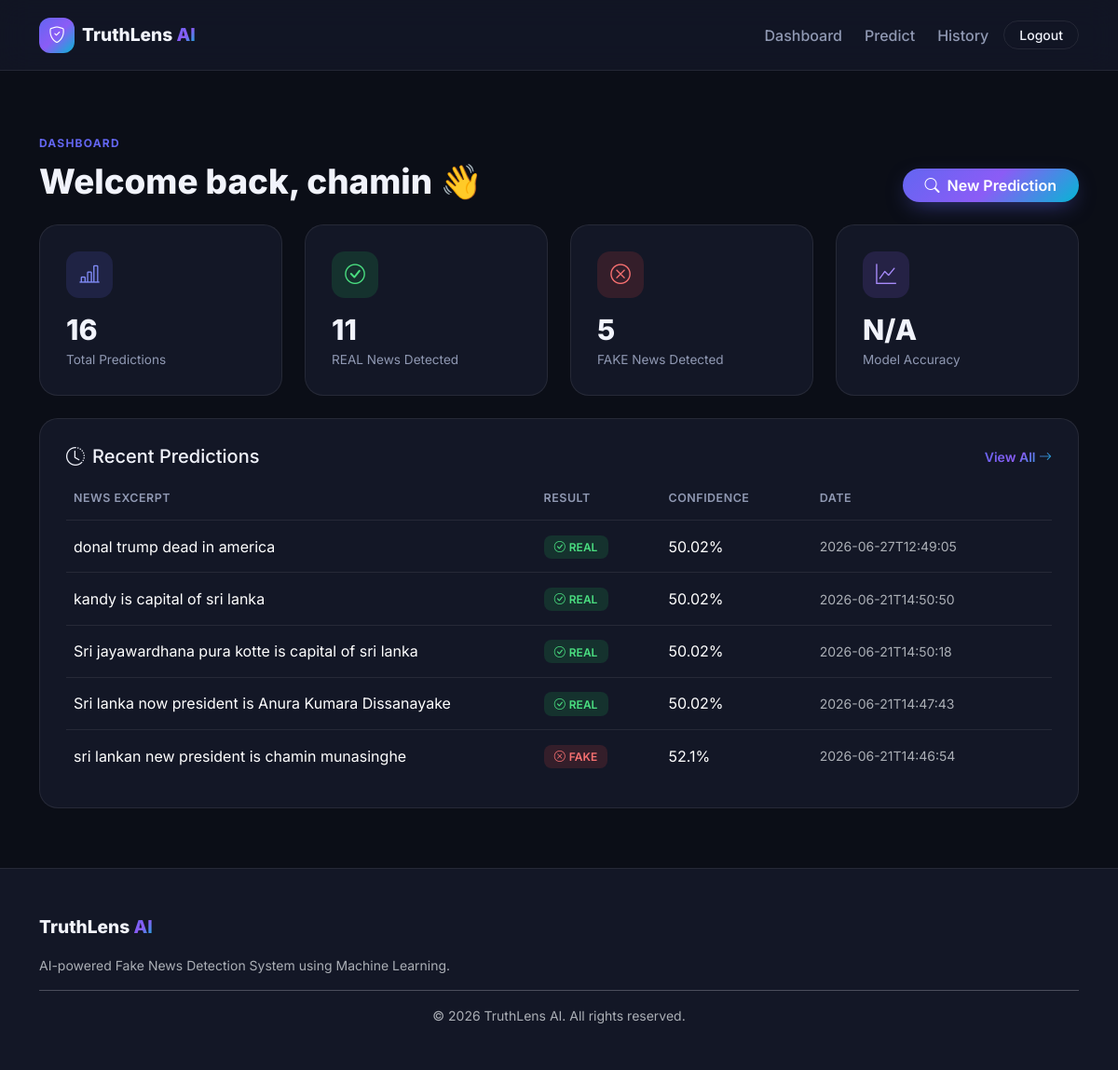
/dashboard (signed in), run on the app's committed database.
### tables this page shows
CREATE TABLE predictions (
            id INTEGER PRIMARY KEY AUTOINCREMENT,
            user_id INTEGER NOT NULL,
            news_text TEXT NOT NULL,
            prediction TEXT NOT NULL,
            confidence REAL NOT NULL,
            created_at TEXT NOT NULL,
            FOREIGN KEY (user_id) REFERENCES users (id)
        );

### app.py (the view)
@app.route("/dashboard")
@login_required
def dashboard():
    try:
        db = get_db()
        cursor = db.cursor()
        user_id = session["user_id"]
        cursor.execute("SELECT COUNT(*) AS total FROM predictions WHERE user_id = ?", (user_id,))
        total_predictions = cursor.fetchone()["total"]
        cursor.execute(
            "SELECT COUNT(*) AS cnt FROM predictions WHERE user_id = ? AND prediction = 'REAL'",
            (user_id,),
        )
        real_count = cursor.fetchone()["cnt"]
        cursor.execute(
            "SELECT COUNT(*) AS cnt FROM predictions WHERE user_id = ? AND prediction = 'FAKE'",
            (user_id,),
        )
        fake_count = cursor.fetchone()["cnt"]
        cursor.execute(
            """SELECT * FROM predictions WHERE user_id = ?
               ORDER BY created_at DESC LIMIT 5""",
            (user_id,),
        )
        recent_predictions = cursor.fetchall()
        model_accuracy = model_metrics.get("accuracy")
        model_accuracy_display = (
            f"{model_accuracy * 100:.2f}%" if model_accuracy is not None else "N/A"
        )
        return render_template(
            "dashboard.html",
            total_predictions=total_predictions,
            real_count=real_count,
            fake_count=fake_count,
            model_accuracy=model_accuracy_display,
            recent_predictions=recent_predictions,
        )
    except sqlite3.Error as e:
        flash(f"Database error occurred: {e}", "danger")
        return render_template(
            "dashboard.html",
            total_predictions=0,
            real_count=0,
            fake_count=0,
            model_accuracy="N/A",
            recent_predictions=[],
        )

### app.py (called while the page is built)
def get_db():
    if "db" not in g:
        g.db = sqlite3.connect(DATABASE)
        g.db.row_factory = sqlite3.Row
    return g.db

def login_required(view_func):
    @wraps(view_func)
    def wrapped(*args, **kwargs):
        if "user_id" not in session:
            flash("Please log in to access this page.", "warning")
            return redirect(url_for("login"))
        return view_func(*args, **kwargs)
    return wrapped

### templates/dashboard.html (shortened to what this page needs)
{% extends "base.html" %}
{% block content %}
<section class="page-section">
    <div class="container">
        <div class="d-flex flex-wrap justify-content-between align-items-end mb-4" data-animate="fade-up">
            <div>
                <span class="section-tag">DASHBOARD</span>
                <h2 class="section-title mb-0">Welcome back, {{ session.get('username') }} 👋</h2>
            </div>
            <a href="{{ url_for('predict') }}" class="btn btn-gradient rounded-pill px-4 mt-2">
                <i class="bi bi-search me-2"></i>New Prediction
            </a>
        </div>
        <div class="row g-4 mb-4">
            <div class="col-md-6 col-lg-3" data-animate="fade-up" data-delay="0">
                <div class="stat-card">
                    <div class="stat-card-icon icon-blue"><i class="bi bi-bar-chart-line"></i></div>
                    <h3 class="stat-card-value">{{ total_predictions }}</h3>
                    <p class="stat-card-label">Total Predictions</p>
                </div>
            </div>
            <div class="col-md-6 col-lg-3" data-animate="fade-up" data-delay="100">
                <div class="stat-card">
                    <div class="stat-card-icon icon-green"><i class="bi bi-check-circle"></i></div>
                    <h3 class="stat-card-value">{{ real_count }}</h3>
                    <p class="stat-card-label">REAL News Detected</p>
                </div>
            </div>
            <div class="col-md-6 col-lg-3" data-animate="fade-up" data-delay="200">
                <div class="stat-card">
                    <div class="stat-card-icon icon-red"><i class="bi bi-x-circle"></i></div>
                    <h3 class="stat-card-value">{{ fake_count }}</h3>
                    <p class="stat-card-label">FAKE News Detected</p>
                </div>
            </div>
            <div class="col-md-6 col-lg-3" data-animate="fade-up" data-delay="300">
                <div class="stat-card">
                    <div class="stat-card-icon icon-purple"><i class="bi bi-graph-up"></i></div>
                    <h3 class="stat-card-value">{{ model_accuracy }}</h3>
                    <p class="stat-card-label">Model Accuracy</p>
                </div>
            </div>
        </div>
        <div class="row">
            <div class="col-12" data-animate="fade-up">
                <div class="panel-card">
                    <div class="d-flex justify-content-between align-items-center mb-3">
                        <h5 class="mb-0"><i class="bi bi-clock-history me-2"></i>Recent Predictions</h5>
                        <a href="{{ url_for('history') }}" class="link-gradient small">View All <i class="bi bi-arrow-right"></i></a>
                    </div>
                    {% if recent_predictions %}
                    <div class="table-responsive">
                        <table class="table table-custom align-middle mb-0">
                            <thead>
                                <tr>
                                    <th>News Excerpt</th>
                                    <th>Result</th>
                                    <th>Confidence</th>
                                    <th>Date</th>
                                </tr>
                            </thead>
                            <tbody>
                                {% for p in recent_predictions %}
                                <tr>
                                    <td class="text-truncate-cell">{{ p['news_text'][:80] }}{% if p['news_text']|length > 80 %}...{% endif %}</td>
                                    <td>
                                        {% if p['prediction'] == 'REAL' %}
                                            <span class="badge badge-real"><i class="bi bi-check-circle me-1"></i>REAL</span>
                                        {% else %}
                                            <span class="badge badge-fake"><i class="bi bi-x-circle me-1"></i>FAKE</span>
                                        {% endif %}
                                    </td>
                                    <td>{{ p['confidence'] }}%</td>
                                    <td class="text-muted small">{{ p['created_at'] }}</td>
                                </tr>
                                {% endfor %}
                            </tbody>
                        </table>
                    </div>
                    {% else %}
                    <div class="empty-state">
                        <i class="bi bi-inbox"></i>
                        <p class="mb-3">You haven't made any predictions yet.</p>
                        <a href="{{ url_for('predict') }}" class="btn btn-gradient rounded-pill px-4">Make Your First Prediction</a>
                    </div>
                    {% endif %}
                </div>
            </div>
        </div>
    </div>
</section>
{% endblock %}

### static/css/style.css (style rules this page uses)
:root { --brand-primary: #6366f1; --brand-secondary: #8b5cf6; --brand-accent: #06b6d4; --brand-success: #22c55e; --brand-danger: #ef4444; --brand-warning: #f59e0b; --gradient-primary: linear-gradient(135deg, #6366f1 0%, #8b5cf6 50%, #06b6d4 100%); --gradient-soft: linear-gradient(135deg, rgba(99,102,241,0.15) 0%, rgba(139,92,246,0.15) 100%); --radius-lg: 20px; --radius-md: 14px; --radius-sm: 10px; --transition-fast: 0.2s ease; --transition-base: 0.35s cubic-bezier(0.4, 0, 0.2, 1); }
[data-bs-theme="dark"] { --bg-body: #0b0e17; --bg-surface: #131726; --bg-surface-2: #1a1f33; --bg-elevated: #1d2238; --border-color: rgba(255,255,255,0.08); --text-primary: #f1f3fb; --text-muted: #9099b3; }
* { box-sizing: border-box; }
html { scroll-behavior: smooth; }
body { font-family: 'Inter', -apple-system, BlinkMacSystemFont, sans-serif; background: var(--bg-body); color: var(--text-primary); min-height: 100vh; display: flex; flex-direction: column; transition: background var(--transition-base), color var(--transition-base); }
a { text-decoration: none; }
.link-gradient { background: var(--gradient-primary); -webkit-background-clip: text; background-clip: text; -webkit-text-fill-color: transparent; font-weight: 600; }
.btn-gradient { background: var(--gradient-primary); border: none; color: #fff !important; font-weight: 600; transition: transform var(--transition-fast), box-shadow var(--transition-fast); box-shadow: 0 8px 24px -8px rgba(99,102,241,0.6); }
.page-section { padding: 3rem 0 4rem; }
.section-tag { display: inline-block; font-size: 0.75rem; font-weight: 700; letter-spacing: 0.1em; color: var(--brand-primary); margin-bottom: 0.6rem; }
.section-title { font-size: clamp(1.6rem, 3.4vw, 2.3rem); font-weight: 800; margin-bottom: 0.75rem; }
.icon-blue { background: rgba(99,102,241,0.15); color: #818cf8; }
.icon-purple { background: rgba(139,92,246,0.15); color: #a78bfa; }
.icon-green { background: rgba(34,197,94,0.15); color: #4ade80; }
.icon-red { background: rgba(239,68,68,0.15); color: #f87171; }
.stat-card { background: var(--bg-surface); border: 1px solid var(--border-color); border-radius: var(--radius-lg); padding: 1.75rem; transition: transform var(--transition-base), box-shadow var(--transition-base); }
.stat-card-icon { width: 50px; height: 50px; border-radius: 14px; display: flex; align-items: center; justify-content: center; font-size: 1.35rem; margin-bottom: 1rem; }
.stat-card-value { font-size: 1.9rem; font-weight: 800; margin-bottom: 0.2rem; }
.stat-card-label { color: var(--text-muted); font-size: 0.85rem; margin-bottom: 0; }
.panel-card { background: var(--bg-surface); border: 1px solid var(--border-color); border-radius: var(--radius-lg); padding: 1.75rem; }
.table-custom { color: var(--text-primary); --bs-table-bg: transparent; }
.table-custom thead th { color: var(--text-muted); font-size: 0.78rem; text-transform: uppercase; letter-spacing: 0.04em; font-weight: 600; border-bottom: 1px solid var(--border-color); padding-bottom: 0.85rem; }
.table-custom td { border-bottom: 1px solid var(--border-color); padding: 0.9rem 0.5rem; vertical-align: middle; }
.table-custom tr:last-child td { border-bottom: none; }
.text-truncate-cell { max-width: 320px; white-space: nowrap; overflow: hidden; text-overflow: ellipsis; }
.badge-real { background: rgba(34,197,94,0.15); color: #4ade80; font-weight: 600; padding: 0.4rem 0.7rem; border-radius: 8px; }
.badge-fake { background: rgba(239,68,68,0.15); color: #f87171; font-weight: 600; padding: 0.4rem 0.7rem; border-radius: 8px; }
[data-animate] { opacity: 0; transform: translateY(24px); transition: opacity 0.7s ease, transform 0.7s ease; }
[data-animate].in-view { opacity: 1; transform: translateY(0); }

### data on the page
predictions: news_text "donal trump dead in america", prediction "REAL" (drawn), confidence "50.02", created_at "2026-06-27T12:49:05"
predictions: news_text "kandy is capital of sri lanka", prediction "REAL" (drawn), confidence "50.02", created_at "2026-06-21T14:50:50"
predictions: news_text "Sri jayawardhana pura kotte is capital of sri lanka", prediction "REAL" (drawn), confidence "50.02", created_at "2026-06-21T14:50:18"
predictions: news_text "Sri lanka now president is Anura Kumara Dissanayake", prediction "REAL" (drawn), confidence "50.02", created_at "2026-06-21T14:47:43"
predictions: news_text "sri lankan new president is chamin munasinghe", prediction "FAKE" (drawn), confidence "52.1", created_at "2026-06-21T14:46:54"

### other printed values
{{ session.get('username') }} "chamin"
{{ total_predictions }} "16"
{{ real_count }} "11"
{{ fake_count }} "5"
{{ model_accuracy }} "N/A"
